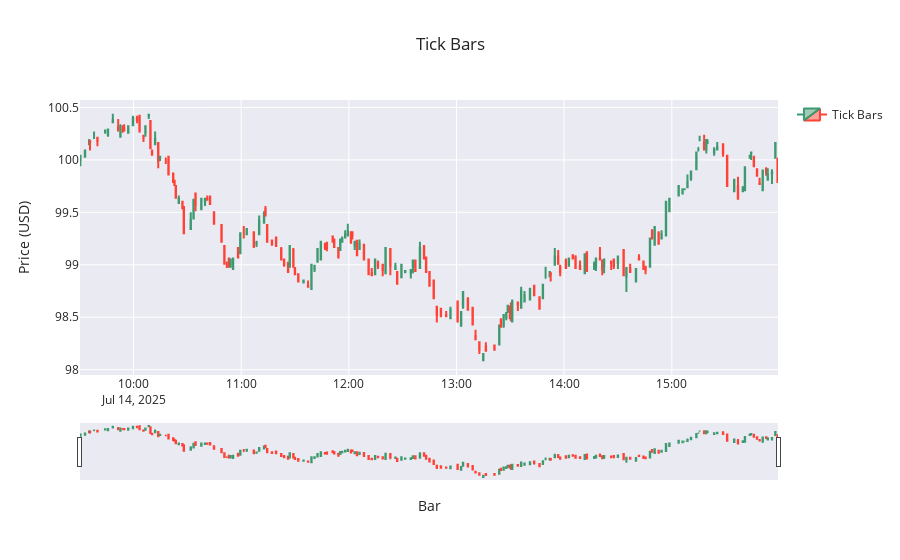

Here is the notebook cell this chart was saved with:
### Markdown cell above
### Time chart

### Code cell
fig = go.Figure(data=[go.Candlestick(
    x=tick_bars['start_time'],
    open=tick_bars['open'],
    high=tick_bars['high'],
    low=tick_bars['low'],
    close=tick_bars['close'],
    name='Tick Bars'
)])

fig.update_layout(
    title=f'Tick Bars',
    yaxis_title='Price (USD)',
    xaxis_title='Bar',
    xaxis_rangeslider_visible=True, 
    template='seaborn', # other options: plotly, plotly_white, plotly_dark, simple_white
    showlegend=True,
)

### Figure 1 — Plotly figure (JSON) as saved in the notebook; plotly's stock layout.template omitted (floating-point values rounded to 4 significant figures; data arrays with more than 128 entries replaced by an {"elided": "..."} marker saying what was removed)
{"data": [{"close": {"elided": "200 float values"}, "high": {"elided": "200 float values"}, "low": {"elided": "200 float values"}, "name": "Tick Bars", "open": {"elided": "200 float values"}, "type": "candlestick", "x": {"elided": "200 str values"}}], "layout": {"showlegend": true, "title": {"text": "Tick Bars"}, "xaxis": {"rangeslider": {"visible": true}, "title": {"text": "Bar"}}, "yaxis": {"title": {"text": "Price (USD)"}}}}
